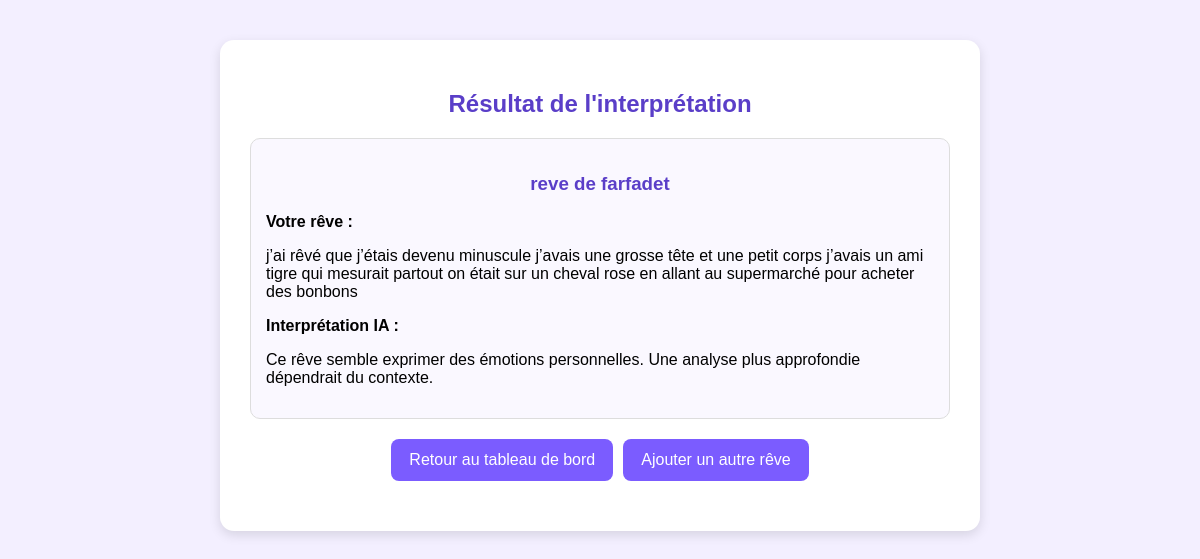
The app's page /result/3 (signed in) with its own data.
### tables this page shows
CREATE TABLE dreams (
            id INTEGER PRIMARY KEY AUTOINCREMENT,
            user_id INTEGER NOT NULL,
            title TEXT NOT NULL,
            content TEXT NOT NULL,
            interpretation TEXT,
            is_public INTEGER DEFAULT 0,
            FOREIGN KEY (user_id) REFERENCES users (id)
        );

### app.py (the view)
@app.route("/result/<int:dream_id>")
def result(dream_id):
    if "user_id" not in session:
        return redirect(url_for("login"))
    conn = get_db_connection()
    cursor = conn.cursor()
    cursor.execute(
        "SELECT * FROM dreams WHERE id = ? AND user_id = ?",
        (dream_id, session["user_id"])
    )
    dream = cursor.fetchone()
    conn.close()
    if not dream:
        return "Rêve introuvable."
    return render_template("result.html", dream=dream)

### app.py (called while the page is built)
def get_db_connection():
    conn = sqlite3.connect(DATABASE)
    conn.row_factory = sqlite3.Row
    return conn

### templates/result.html (shortened to what this page needs)
<!DOCTYPE html>
<html lang="fr">
<head>
    <link rel="stylesheet" href="{{ url_for('static', filename='style.css') }}">
</head>
<body>
    <div class="container">
        <h2>Résultat de l'interprétation</h2>
        <div class="card">
            <h3>{{ dream["title"] }}</h3>
            <p><strong>Votre rêve :</strong></p>
            <p>{{ dream["content"] }}</p>
            <p><strong>Interprétation IA :</strong></p>
            <p>{{ dream["interpretation"] }}</p>
        </div>
        <div class="buttons">
            <a href="{{ url_for('dashboard') }}" class="btn">Retour au tableau de bord</a>
            <a href="{{ url_for('add_dream') }}" class="btn">Ajouter un autre rêve</a>
        </div>
    </div>
</body>
</html>

### static/style.css (style rules this page uses)
body { font-family: Arial, sans-serif; background: #f3efff; margin: 0; padding: 0; }
.container { width: 80%; max-width: 700px; margin: 40px auto; background: white; padding: 30px; border-radius: 14px; box-shadow: 0 4px 12px rgba(0, 0, 0, 0.12); }
h1, h2, h3, h4 { color: #5a3ec8; text-align: center; }
.btn { display: inline-block; background: #7b5cff; color: white; padding: 12px 18px; text-decoration: none; border: none; border-radius: 8px; cursor: pointer; text-align: center; }
.buttons { display: flex; gap: 10px; justify-content: center; flex-wrap: wrap; margin: 20px 0; }
.card { background: #faf8ff; border: 1px solid #ddd; padding: 15px; border-radius: 10px; margin-top: 15px; }

### records on screen
dreams: title "reve de farfadet", content "j’ai rêvé que j’étais devenu minuscule j’avais une grosse tête et une petit corps j’avais un ami tigre qui mesurait partout on était sur un cheval rose en allant au supermarché pour acheter des bonbons", interpretation "Ce rêve semble exprimer des émotions personnelles. Une analyse plus approfondie dépendrait du contexte."
